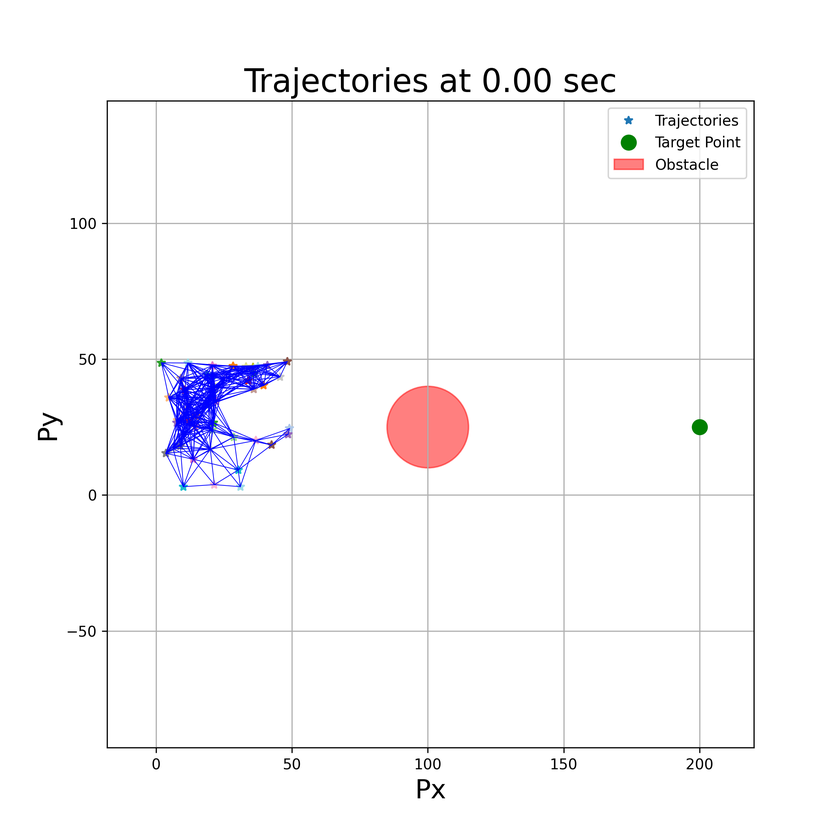
#> input picture snapshots/trajectories_00000.png, 840 x 840 px, shrunk from 2400 x 2400 before the run; its folder holds 4 pictures in this run
$ python create_montage2.py
#> lines starting #> are read from the running program, lines starting #| are printed output that depends on the picture
import os
from PIL import Image

def concatenate_images_grid(image_folder, output_path, prefix, total, rows=4, cols=2):
    """
    将指定文件夹中以prefix开头的前total张图片拼接成网格布局的大图

    参数：
    - image_folder: 图片所在文件夹路径
    - output_path: 输出拼接后图片的路径
    - prefix: 图片文件名前缀（如'trajectories_'）
    - total: 要拼接的图片数量
    - rows: 网格的行数
    - cols: 网格的列数
    """
#> called with image_folder = 'snapshots', output_path = 'snapshots/concatenated_trajectories.png', prefix = 'trajectories', total = 8, rows = 4, cols = 2
    images = []
    for t in range(total):
        # 假设图片命名为'trajectories_00000.png', 'trajectories_00125.png', ..., 'trajectories_01000.png'
        # 根据实际命名规则调整此处
        iter_num = t * (1000 // total)  # 根据ITERATION=1000和SNAPSHOT_COUNT=8
        image_path = os.path.join(image_folder, f"{prefix}_{iter_num:05d}.png")
        if os.path.exists(image_path):
            img = Image.open(image_path)
#> img is the input picture: PIL image 840x840 RGBA; mean R, G, B, A 249.3, 248.3, 250.1, 255
            images.append(img)
        else:
            print(f"Warning: {image_path} does not exist.")

    if len(images) != total:
        print(f"Warning: Expected {total} images, but found {len(images)} images.")

    if not images:
        print("No images to concatenate.")
        return

    # 获取每张图片的尺寸（假设所有图片尺寸相同）
    img_width, img_height = images[0].size
#> img_width = 840; img_height = 840

    # 创建一个新的空白图片，白色背景
    new_im = Image.new('RGB', (cols * img_width, rows * img_height), (255, 255, 255))
#> new_im: PIL image 1680x3360 RGB; every value is 255

    for index, img in enumerate(images):
        row = index // cols
        col = index % cols
        if row < rows and col < cols:
            new_im.paste(img, (col * img_width, row * img_height))
        else:
            print(f"Skipping image {index} as it exceeds the grid size.")
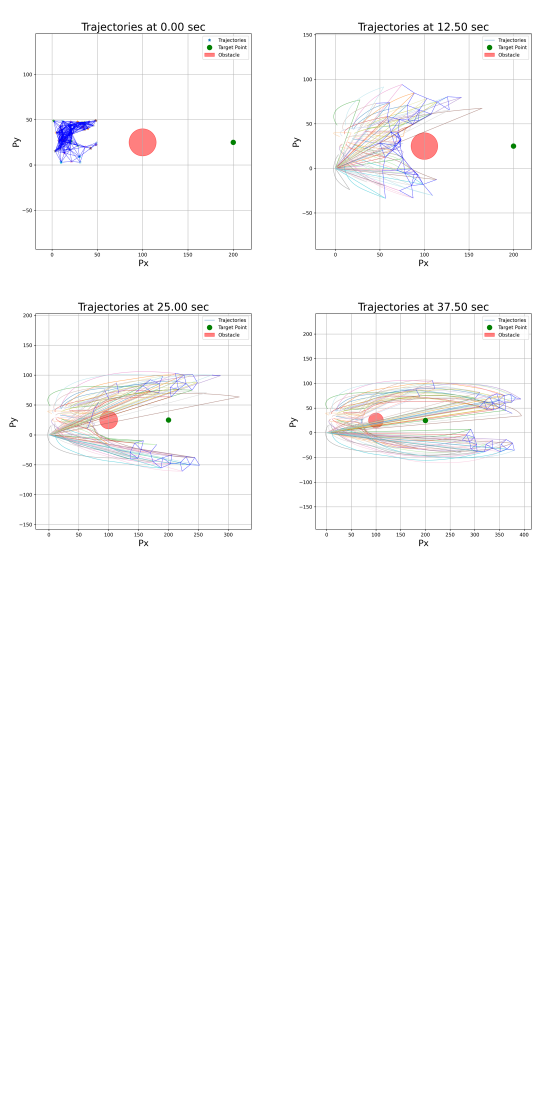
#> new_im: PIL image 1680x3360 RGB (shown at 1/3 size); mean R, G, B 251.4, 251, 251.2

    # 保存拼接后的图片
    new_im.save(output_path)
    print(f"Saved concatenated image to {output_path}")

if __name__ == "__main__":
    # 设置参数
    image_folder = "snapshots"  # 图片所在文件夹
    output_path = os.path.join(image_folder, "concatenated_trajectories.png")  # 输出图片路径
    prefix = "trajectories"  # 图片前缀
    total = 8  # 要拼接的图片数量
    rows = 4  # 行数
    cols = 2  # 列数

    concatenate_images_grid(image_folder, output_path, prefix, total, rows, cols)
